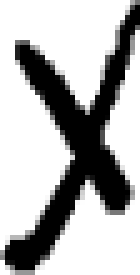
#> input picture Classifier/Class_X/frame_102.png, 28 x 55 px, found by its file name (shown 5 times larger); its folder holds only this picture in this run
$ python train_classifier.py
#> lines starting #> are read from the running program, lines starting #| are printed output that depends on the picture; after the words box and inside, x2 and y2 are one past the last pixel; in counts of white or black regions, pixels touching at a corner belong together
#> in main, image is the input picture: shape (55, 28, 3); min 0, max 255, mean 179.8
###########################################################################################

# Archivo destinado a entrenar el clasificador de circulos y cruces.
# Procedimiento:
    # Llenar carpetas 'Class_X' y 'Class_O' con las imagenes de entrenamiento.
    # Ejecutar este archivo.
    # Se añadiran a 'Class_X_squared' y 'Class_O_squared' las imagenes cuadradas.
    # Se añadiran a 'Class_X_pixelated' y 'Class_O_pixelated' las imagenes pixeladas.
    # Se añadiran a 'class_x.txt' y 'class_o.txt' los resultados numericos del clasificador de cada clase.

###########################################################################################

import os
import cv2
import numpy as np

# Convierte una imagen 'img' a cuadrado
# devuelve la imagen 'img' convertida a cuadrado
def to_square(img):

    height = img.shape[0]
#> height = 55
    width = img.shape[1]
#> width = 28

    # Definir los puntos de entrada y salida
    pts1 = np.float32([[0, 0], [0, height-1], [width-1, height-1], [width-1, 0]])
#> pts1 = [[0, 0], [0, 54], [27, 54], [27, 0]]
    pts2 = np.float32([[0, 0], [0, 500], [500, 500], [500, 0]])

    # Crear una mascara para la region de interes
    mask = np.zeros_like(img, dtype=np.uint8)
    cv2.fillPoly(mask, [pts1.astype(int)], (255, 255, 255))
#> mask: shape (55, 28); every value is 255

    # Calcular la matriz de transformacion de perspectiva
    M = cv2.getPerspectiveTransform(pts1, pts2)
#> M = [[18.52, 0, 0], [0, 9.26, 0], [0, 0, 1]]

    # Aplicar la transformacion a 'img'
    square_img = cv2.warpPerspective(img, M, (500, 500))
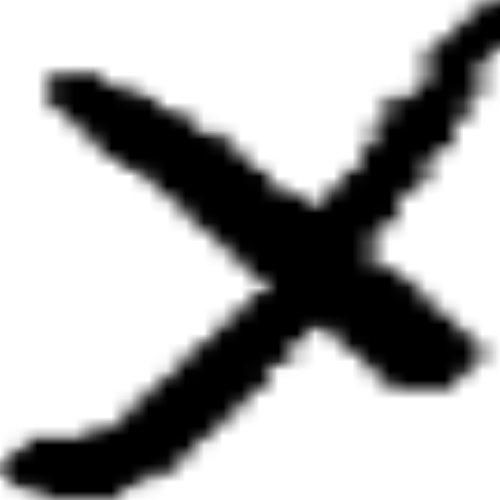
#> square_img: shape (500, 500); min 0, max 255, mean 176.4

    return square_img

# Redimensiona 'img' a (n x n) dimensiones
# devuelve la imagen 'img' redimensionada
def pixelate(img, n):
    # Redimensionar la imagen a (n x n) dimensiones
    pixelated_img = cv2.resize(img, (n, n), interpolation=cv2.INTER_LINEAR)

    # Escalar la imagen a las dimensiones originales
    #pixelated_img = cv2.resize(pixelated_img, (500, 500), interpolation=cv2.INTER_NEAREST)

    return pixelated_img

def main():
    script_directory = os.path.dirname(os.path.abspath(__file__)).replace('\\', '\\\\')

    pixels = 16
    dark_threshold = 250

    guardar_imagenes = True

    # Ruta de la carpeta de entrada y salida
    dir_class_x = script_directory + "\\Classifier\\Class_X"
    dir_class_o = script_directory + "\\Classifier\\Class_O"
    dir_class_x_square = script_directory + "\\Classifier\\Class_X_square"
    dir_class_o_square = script_directory + "\\Classifier\\Class_O_square"
    dir_class_x_pixelated = script_directory + "\\Classifier\\Class_X_pixelated"
    dir_class_o_pixelated = script_directory + "\\Classifier\\Class_O_pixelated"

    dirs_list = [[dir_class_x, dir_class_x_square, dir_class_x_pixelated], [dir_class_o, dir_class_o_square, dir_class_o_pixelated]]

    votes_xo = np.zeros((2, pixels, pixels), dtype=int)

    file_path = ''
    symbol = ''

    for iter in range(2): # [iter1: X] [iter2: O]
        dirs = dirs_list[iter]
        votes = votes_xo[iter]

        # Lista de archivos en la carpeta de entrada
        files = os.listdir(dirs[0])

        cont = 0

        if (iter == 0):
            file_path = script_directory + "\\Classifier\\class_x.txt"
            symbol = 'X'
        else:
            file_path = script_directory + "\\Classifier\\class_o.txt"
            symbol = 'O'


        # Iterar sobre cada archivo en la carpeta de entrada
        for file in files:
            # Leer la imagen
            image = cv2.imread(os.path.join(dirs[0], file))
            image = cv2.cvtColor(image, cv2.COLOR_BGR2GRAY)

            # Convertir imagen a cuadrado
            image = to_square(image)

            # Guardar la imagen cuadrada en la carpeta de salida
            if guardar_imagenes:
                cv2.imwrite(os.path.join(dirs[1], f"{file}"), image)

            # Pixelar imagen
            image = pixelate(image, pixels)

            this_votes = image < dark_threshold

            cont += 1

            for i in range(pixels):
                for j in range(pixels):
                    if this_votes[i][j]:
                        votes[i][j] += 1

            # Guardar la imagen pixelada en la carpeta de salida
            if guardar_imagenes:
                cv2.imwrite(os.path.join(dirs[2], f"{file}"), image)

        print(f"Imagenes [{symbol}] convertidas a cuadrado y pixeladas.")
        print(f"Valor maximo: {str(cont)}      Votos {symbol}:\n{str(votes)}")

        votes_min = np.min(votes)
        votes_max = np.max(votes)
        range_votes = votes_max - votes_min

        # Aplicar la formula de normalizacion
        # normalized_votes = (votes / cont) * 255
        normalized_votes = ((votes - votes_min) / range_votes) * 255

        # Asegurarse de que los valores son enteros en el rango [0, 255]
        normalized_votes = np.clip(normalized_votes, 0, 255)
        normalized_votes = normalized_votes.astype(int)

        print(f"Valor maximo {symbol} normalizado: {str(np.max(normalized_votes))}")
        print(f"Votos {symbol} normalizados:\n {str(normalized_votes)}")

        # Escribir en fichero
        with open(file_path, "w") as file:
            # Iterar sobre las filas del array
            for row in normalized_votes:
                # Convertir cada elemento de la fila a cadena y unirlos con comas
                row_str = ",".join(map(str, row))
                file.write(row_str + "\n")

        print(f"El array normalizado se ha escrito en el archivo: {file_path}")

        votes_display = normalized_votes.astype(np.uint8)

        zoom_factor = 30
        votes_zoomed = cv2.resize(votes_display, (votes_display.shape[1] * zoom_factor, votes_display.shape[0] * zoom_factor), interpolation=cv2.INTER_NEAREST)

        # Mostrar la imagen resultante
        cv2.imshow("class " + str(iter), votes_zoomed)
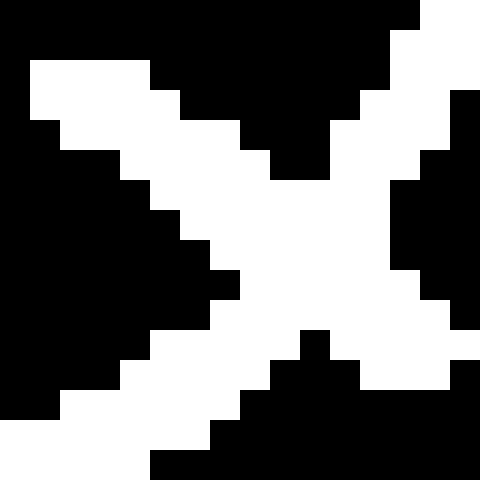
#> window 'class 0': shape (480, 480); 42.6% white; 1 white region, box (x1, y1, x2, y2) and area: (0, 0, 480, 480) 98100
        cv2.waitKey(1)

    print("Proceso completado.")

    cv2.waitKey(0)
    cv2.destroyAllWindows()

if __name__ == "__main__":
#> (the run stopped early here; a loop or call above may not have finished)
